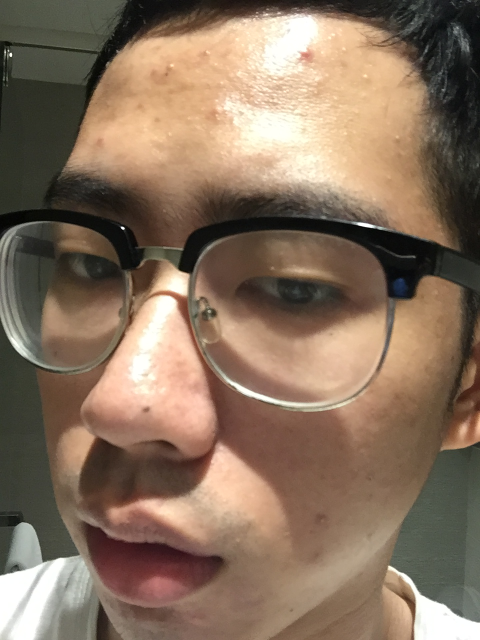
%> input picture orl_faces/张楚/2.JPG, 960 x 1280 px (shown at 1/2 size)
$ octave ps.m   (GNU Octave 9; MATLAB toolbox functions it lacks are replaced by stand-ins)
%> lines starting %> are read from the running program, lines starting %| are printed output that depends on the picture; in (x1, y1, x2, y2) boxes, pixels count from 0 and x2, y2 are one past the last pixel; in counts of white or black regions, pixels touching at a corner belong together; the program's own positions count from 1
%读取灰太狼图片
wolf=imread('C:\Users\Paragon\Desktop\各种作业\facerec\day1\homework3\2.jpg');
%> wolf is the input picture: size 1280x960x3 uint8; mean R, G, B 135.7, 113.5, 94.2

%figure,imshow(wolf);
%设置分辨率（压缩图片）
size1=ceil(77);
size2=ceil(70);
img_new1=imresize(wolf,[size1 size2]);
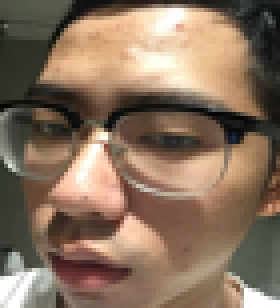
%> img_new1: size 77x70x3 uint8 (shown 4 times larger); mean R, G, B 135.7, 113.5, 94.2

%figure,imshow(img_new1);

%找图片的圆心
center = [ceil(size1/2),ceil(size2/2)];
%以横向长度为半径（Length）
Length = size2/2;
%取平方
LengthSquare = Length^2;

%设置一个自由坐标，遍历整个图片
%取一个圆，圆以外的范围设置为黑色（0,0,0）
for indextmp1=1:size1
    for indextmp2=1:size2
        Point=(indextmp1-center(1))^2+(indextmp2-center(2))^2;
        if Point>=LengthSquare
            %此处括号内分别是（x坐标，y坐标，:的意思是取全部，这里指rgb全选）
            %要知道，每个坐标都是一个像素，每个像素都有rgb三个值
            %也就是一个3维数组（x，y，rgb）
            img_new1(indextmp1,indextmp2,:)=0;
        end
    end
end
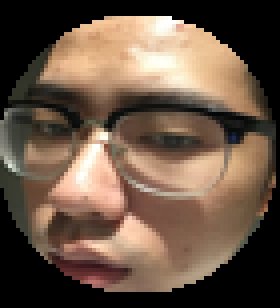
%> img_new1: size 77x70x3 uint8 (shown 4 times larger); mean R, G, B 104.7, 84.9, 69.2
%figure,imshow(img_new1);
%读取女孩图片
girl=imread('C:\Users\Paragon\Desktop\各种作业\facerec\day1\homework3\4.jpg');
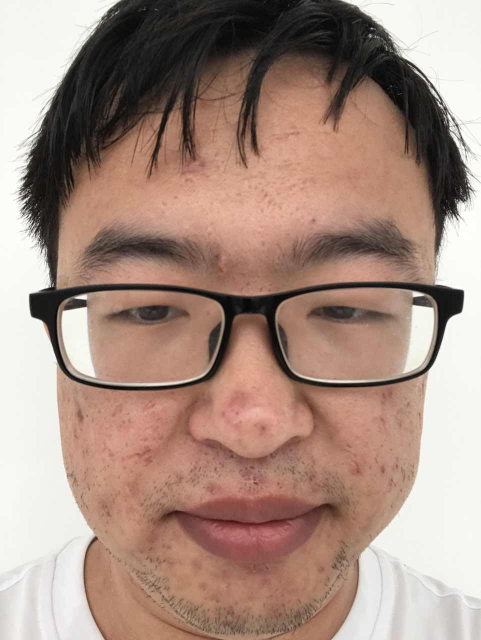
%> input picture orl_faces/s41/4.jpg, 962 x 1280 px (shown at 1/2 size)
%> girl is the input picture: size 1280x962x3 uint8; mean R, G, B 167.7, 142.2, 130.3
%图片拉伸
size3=ceil(500);
size4=ceil(500);
img_new2=imresize(girl,[size3 size4]);
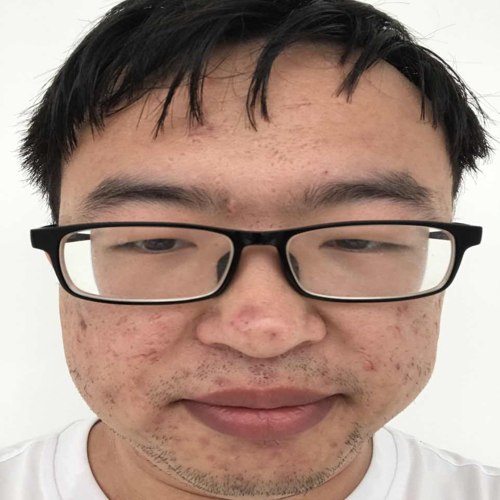
%> img_new2: size 500x500x3 uint8; mean R, G, B 167.7, 142.2, 130.3

%figure,imshow(img_new2);


%取女孩图片的（190,165）为圆心，取一个圆，将
%灰太狼的图片的像素一一对应写入，这样就是把灰太狼图片插入女孩图片了
%取了一个比例，是像素点与圆心距离和半径的比，记为ratio
%将灰太狼图的rgb值和女孩图的rgb值分别乘以ratio和1-ratio，这样就是渐变效果了
%255*ratio是白色透明边框，（rbg=255是纯白）
for indextmp1=1:size1
    for indextmp2=1:size2
        Point=(indextmp1-center(1))^2+(indextmp2-center(2))^2;
        if Point<LengthSquare
            ratio=Point/LengthSquare;
            img_new2(190+indextmp1,165+indextmp2,:)=img_new2(190+indextmp1,165+indextmp2,:)*ratio+img_new1(indextmp1,indextmp2,:)*(1-ratio);
            img_new2(190+indextmp1,165+indextmp2,:)=img_new2(190+indextmp1,165+indextmp2,:)*(1-ratio)+255*ratio;

        end
    end
end
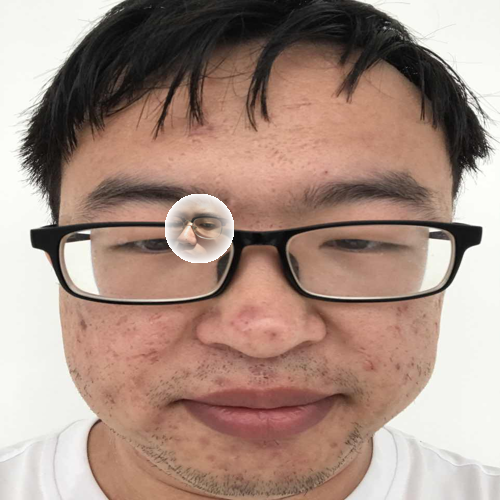
%> img_new2: size 500x500x3 uint8; 1.54% of pixels changed, all inside (x1, y1, x2, y2) = (165, 194, 234, 263)
%> after the loop, ratio = 0.996
figure,imshow(img_new2);
